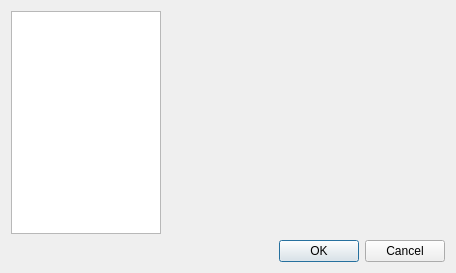
<?xml version="1.0" encoding="UTF-8"?>
<ui version="4.0">
 <class>QQSettingsManager</class>
 <widget class="QDialog" name="QQSettingsManager">
  <property name="geometry">
   <rect>
    <x>0</x>
    <y>0</y>
    <width>442</width>
    <height>259</height>
   </rect>
  </property>
  <property name="sizePolicy">
   <sizepolicy hsizetype="Minimum" vsizetype="Preferred">
    <horstretch>0</horstretch>
    <verstretch>0</verstretch>
   </sizepolicy>
  </property>
  <property name="windowTitle">
   <string>Dialog</string>
  </property>
  <layout class="QVBoxLayout" name="verticalLayout_2">
   <item>
    <widget class="QWidget" name="widget_2" native="true">
     <layout class="QHBoxLayout" name="horizontalLayout">
      <property name="spacing">
       <number>4</number>
      </property>
      <property name="margin">
       <number>0</number>
      </property>
      <item>
       <widget class="QListWidget" name="listSettingsTheme">
        <property name="sizePolicy">
         <sizepolicy hsizetype="Minimum" vsizetype="Expanding">
          <horstretch>0</horstretch>
          <verstretch>0</verstretch>
         </sizepolicy>
        </property>
        <property name="maximumSize">
         <size>
          <width>150</width>
          <height>16777215</height>
         </size>
        </property>
        <property name="resizeMode">
         <enum>QListView::Adjust</enum>
        </property>
        <property name="spacing">
         <number>4</number>
        </property>
       </widget>
      </item>
      <item>
       <widget class="QWidget" name="widget" native="true">
        <property name="sizePolicy">
         <sizepolicy hsizetype="Minimum" vsizetype="Expanding">
          <horstretch>0</horstretch>
          <verstretch>0</verstretch>
         </sizepolicy>
        </property>
        <layout class="QVBoxLayout" name="verticalLayout">
         <property name="spacing">
          <number>4</number>
         </property>
         <property name="margin">
          <number>0</number>
         </property>
         <item>
          <widget class="QLabel" name="settingsThemeLabel">
           <property name="sizePolicy">
            <sizepolicy hsizetype="Preferred" vsizetype="Minimum">
             <horstretch>0</horstretch>
             <verstretch>0</verstretch>
            </sizepolicy>
           </property>
           <property name="font">
            <font>
             <weight>75</weight>
             <bold>true</bold>
            </font>
           </property>
           <property name="text">
            <string/>
           </property>
          </widget>
         </item>
         <item>
          <widget class="QWidget" name="settingsSelWidget" native="true">
           <property name="sizePolicy">
            <sizepolicy hsizetype="Minimum" vsizetype="MinimumExpanding">
             <horstretch>0</horstretch>
             <verstretch>0</verstretch>
            </sizepolicy>
           </property>
           <property name="minimumSize">
            <size>
             <width>280</width>
             <height>205</height>
            </size>
           </property>
          </widget>
         </item>
        </layout>
       </widget>
      </item>
     </layout>
    </widget>
   </item>
   <item>
    <widget class="QDialogButtonBox" name="buttonBox">
     <property name="orientation">
      <enum>Qt::Horizontal</enum>
     </property>
     <property name="standardButtons">
      <set>QDialogButtonBox::Cancel|QDialogButtonBox::Ok</set>
     </property>
    </widget>
   </item>
  </layout>
 </widget>
 <resources/>
 <connections>
  <connection>
   <sender>buttonBox</sender>
   <signal>accepted()</signal>
   <receiver>QQSettingsManager</receiver>
   <slot>accept()</slot>
   <hints>
    <hint type="sourcelabel">
     <x>248</x>
     <y>254</y>
    </hint>
    <hint type="destinationlabel">
     <x>157</x>
     <y>274</y>
    </hint>
   </hints>
  </connection>
  <connection>
   <sender>buttonBox</sender>
   <signal>rejected()</signal>
   <receiver>QQSettingsManager</receiver>
   <slot>reject()</slot>
   <hints>
    <hint type="sourcelabel">
     <x>316</x>
     <y>260</y>
    </hint>
    <hint type="destinationlabel">
     <x>286</x>
     <y>274</y>
    </hint>
   </hints>
  </connection>
 </connections>
</ui>
